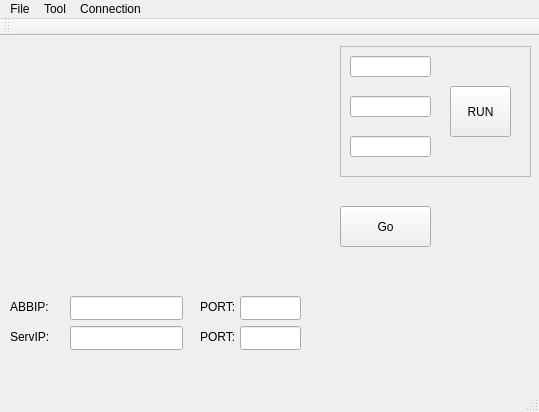
<?xml version="1.0" encoding="UTF-8"?>
<ui version="4.0">
 <class>MainWindow</class>
 <widget class="QMainWindow" name="MainWindow">
  <property name="geometry">
   <rect>
    <x>0</x>
    <y>0</y>
    <width>539</width>
    <height>412</height>
   </rect>
  </property>
  <property name="windowTitle">
   <string>MainWindow</string>
  </property>
  <widget class="QWidget" name="centralWidget">
   <widget class="QLineEdit" name="lineEdit_ABBAddr">
    <property name="geometry">
     <rect>
      <x>70</x>
      <y>260</y>
      <width>113</width>
      <height>24</height>
     </rect>
    </property>
   </widget>
   <widget class="QLineEdit" name="lineEdit_ABBPort">
    <property name="geometry">
     <rect>
      <x>240</x>
      <y>260</y>
      <width>61</width>
      <height>24</height>
     </rect>
    </property>
   </widget>
   <widget class="QLineEdit" name="lineEdit_ServerAddr">
    <property name="geometry">
     <rect>
      <x>70</x>
      <y>290</y>
      <width>113</width>
      <height>24</height>
     </rect>
    </property>
   </widget>
   <widget class="QLineEdit" name="lineEdit_ServerPort">
    <property name="geometry">
     <rect>
      <x>240</x>
      <y>290</y>
      <width>61</width>
      <height>24</height>
     </rect>
    </property>
   </widget>
   <widget class="QLabel" name="label">
    <property name="geometry">
     <rect>
      <x>10</x>
      <y>260</y>
      <width>51</width>
      <height>21</height>
     </rect>
    </property>
    <property name="text">
     <string>ABBIP:</string>
    </property>
   </widget>
   <widget class="QLabel" name="label_2">
    <property name="geometry">
     <rect>
      <x>10</x>
      <y>290</y>
      <width>51</width>
      <height>21</height>
     </rect>
    </property>
    <property name="text">
     <string>ServIP:</string>
    </property>
   </widget>
   <widget class="QLabel" name="label_3">
    <property name="geometry">
     <rect>
      <x>200</x>
      <y>260</y>
      <width>41</width>
      <height>21</height>
     </rect>
    </property>
    <property name="text">
     <string>PORT:</string>
    </property>
   </widget>
   <widget class="QLabel" name="label_4">
    <property name="geometry">
     <rect>
      <x>200</x>
      <y>290</y>
      <width>41</width>
      <height>21</height>
     </rect>
    </property>
    <property name="text">
     <string>PORT:</string>
    </property>
   </widget>
   <widget class="QFrame" name="frame">
    <property name="geometry">
     <rect>
      <x>340</x>
      <y>10</y>
      <width>191</width>
      <height>131</height>
     </rect>
    </property>
    <property name="frameShape">
     <enum>QFrame::StyledPanel</enum>
    </property>
    <property name="frameShadow">
     <enum>QFrame::Raised</enum>
    </property>
    <widget class="QLineEdit" name="lineEditPos_x">
     <property name="geometry">
      <rect>
       <x>10</x>
       <y>10</y>
       <width>81</width>
       <height>21</height>
      </rect>
     </property>
    </widget>
    <widget class="QLineEdit" name="lineEditPos_y">
     <property name="geometry">
      <rect>
       <x>10</x>
       <y>50</y>
       <width>81</width>
       <height>21</height>
      </rect>
     </property>
    </widget>
    <widget class="QLineEdit" name="lineEditPos_z">
     <property name="geometry">
      <rect>
       <x>10</x>
       <y>90</y>
       <width>81</width>
       <height>21</height>
      </rect>
     </property>
    </widget>
    <widget class="QPushButton" name="pushButtonRun">
     <property name="geometry">
      <rect>
       <x>110</x>
       <y>40</y>
       <width>61</width>
       <height>51</height>
      </rect>
     </property>
     <property name="text">
      <string>RUN</string>
     </property>
    </widget>
   </widget>
   <widget class="QPushButton" name="pushButtonGo">
    <property name="geometry">
     <rect>
      <x>340</x>
      <y>170</y>
      <width>91</width>
      <height>41</height>
     </rect>
    </property>
    <property name="text">
     <string>Go</string>
    </property>
   </widget>
  </widget>
  <widget class="QMenuBar" name="menuBar">
   <property name="geometry">
    <rect>
     <x>0</x>
     <y>0</y>
     <width>539</width>
     <height>21</height>
    </rect>
   </property>
   <widget class="QMenu" name="menuFile">
    <property name="title">
     <string>File</string>
    </property>
   </widget>
   <widget class="QMenu" name="menuTool">
    <property name="title">
     <string>Tool</string>
    </property>
    <addaction name="actionauto_while_balance"/>
   </widget>
   <widget class="QMenu" name="menuConnection">
    <property name="title">
     <string>Connection</string>
    </property>
    <addaction name="actionconnect"/>
   </widget>
   <addaction name="menuFile"/>
   <addaction name="menuTool"/>
   <addaction name="menuConnection"/>
  </widget>
  <widget class="QToolBar" name="mainToolBar">
   <attribute name="toolBarArea">
    <enum>TopToolBarArea</enum>
   </attribute>
   <attribute name="toolBarBreak">
    <bool>false</bool>
   </attribute>
  </widget>
  <widget class="QStatusBar" name="statusBar"/>
  <action name="actionOpenCamera">
   <property name="text">
    <string>OpenCamera</string>
   </property>
  </action>
  <action name="actionOpenCamera_2">
   <property name="text">
    <string>OpenCamera</string>
   </property>
  </action>
  <action name="actionOpenCamera_3">
   <property name="text">
    <string>OpenCamera</string>
   </property>
  </action>
  <action name="actionauto_while_balance">
   <property name="text">
    <string>auto while balance</string>
   </property>
  </action>
  <action name="actionconnect">
   <property name="text">
    <string>connect</string>
   </property>
  </action>
 </widget>
 <layoutdefault spacing="6" margin="11"/>
 <resources/>
 <connections/>
</ui>
